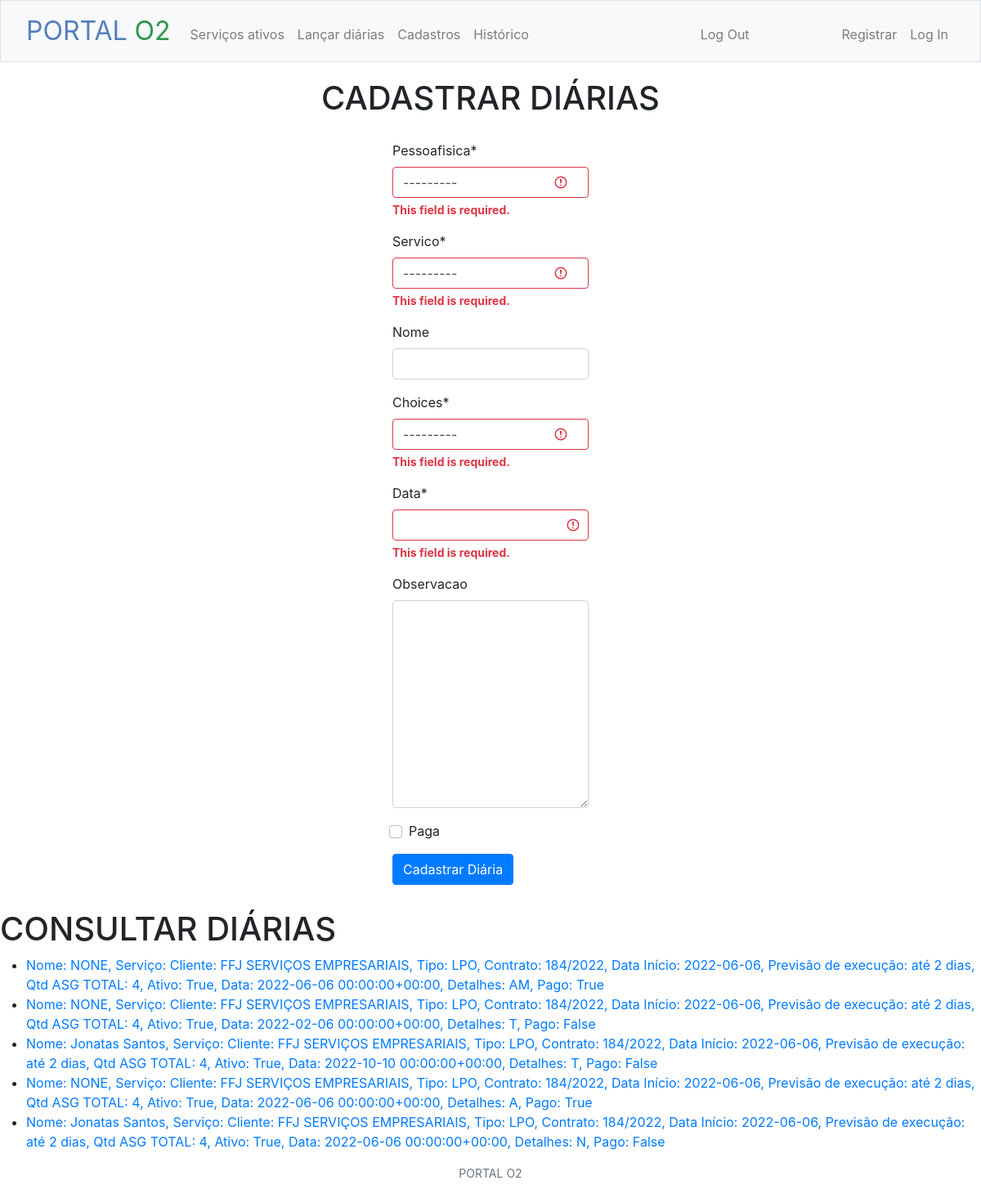
The app's page /diarias (signed in) with its own data.
### O2site/models.py (models this page shows, shortened)
class PessoaFisica(models.Model):
    PF_TIPO = (
        ("CLIENTE", "CLIENTE"),
        ("FUNCIONÁRIO", "FUNCIONÁRIO"),
     )
    PF_CARGO = (
        ("CLT", "CLT"),
        ("DIARISTA", "DIARISTA"),
        ("CLIENTE", "CLIENTE"),
     )
    nome = models.CharField(blank=False, max_length=100)
    cpf = models.CharField(blank=False, max_length=20)
    endereco = models.CharField(blank=True, max_length=200)
    email = models.CharField(blank=True, max_length=50)
    telefone = models.CharField(blank=True, max_length=20)
    tipo = models.CharField(blank=False, choices=PF_TIPO, null=False, max_length=20) # cliente, funcionário, etc
    cargo = models.CharField(blank=True, choices=PF_CARGO, null=True, max_length=20) # ASG
    cadastro = models.DateField(auto_now_add=True)
    def __str__(self):
        return f"Nome: {self.nome}, Tipo: {self.tipo}, cargo: {self.cargo}, Data de cadastro: {self.cadastro}"

class Diaria(models.Model):
    DIARIA_CHOICES = (
        ("N", "NÃO"),
        ("T", "TRANSPORTE"),
        ("A", "ALIMENTAÇÃO"),
        ("AM", "ALIMENTAÇÃO + TRANSPORTE")
    )
    pessoafisica = models.ForeignKey('PessoaFisica', on_delete=models.CASCADE)
    servico = models.ForeignKey('Servico', blank=False, on_delete=models.CASCADE)
    nome = models.CharField(blank=True, max_length=100)
    choices = models.CharField(blank=False, choices=DIARIA_CHOICES, null=False, max_length=2)
    data = models.DateTimeField(null=False, blank=False)
    observacao = models.TextField(blank=True)
    paga = models.BooleanField(default=False)
    def __str__(self):
        return f"Nome: {self.pessoafisica.nome}, Serviço: {self.servico}, Data: {self.data}, Detalhes: {self.choices}, Pago: {self.paga}"

class Servico(models.Model):
    pessoafisica = models.ForeignKey('PessoaFisica', blank=True, on_delete=models.CASCADE)
    pessoajuridica = models.ForeignKey('PessoaJuridica', blank=True, on_delete=models.CASCADE)
    tag = models.CharField(blank=True, max_length=50)
    contrato = models.ForeignKey('Contrato', on_delete=models.CASCADE)
    qtd_asg = models.IntegerField(blank=False)
    observacao = models.TextField(blank=True)
    endereco = models.CharField(blank=False, max_length=200)
    ativo = models.BooleanField(default=True)
    def __str__(self):
        return f"Cliente: {self.pessoajuridica.razao_social}, Tipo: {self.tag}, Contrato: {self.contrato.n_ct}, Data Início: {self.contrato.data_inicio}, Previsão de execução: até {self.contrato.previsao_execucao} dias, Qtd ASG TOTAL: {self.qtd_asg}, Ativo: {self.ativo}"

class PessoaJuridica(models.Model):
    PJ_CHOICES = (
        ("CLIENTE", "CLIENTE"),
        ("FORNECEDOR", "FORNECEDOR"),
    )
    razao_social = models.CharField(blank=False, max_length=100)
    cnpj = models.CharField(blank=False, max_length=30)
    endereco = models.CharField(blank=True, max_length=200)
    email = models.CharField(blank=True, max_length=50)
    telefone = models.CharField(blank=True, max_length=20)
    tipo = models.CharField(blank=False, choices=PJ_CHOICES, null=False, max_length=20) # cliente, fornecedor, etc
    pessoafisica = models.ManyToManyField(PessoaFisica, blank=True, related_name="PessoasJuridicas")

class Contrato(models.Model):
    pessoafisica = models.ForeignKey('PessoaFisica', blank=True, on_delete=models.CASCADE)
    pessoajuridica = models.ForeignKey('PessoaJuridica', blank=True, on_delete=models.CASCADE)
    n_ct = models.CharField(blank=False, max_length=20)
    area = models.IntegerField(blank=False)
    valor = models.FloatField(blank=False)
    data_inicio = models.DateField(blank=False)
    previsao_execucao = models.IntegerField(blank=False)
    ativo = models.BooleanField(default=True)

### O2site/views.py (the view)
# urls.py: path("diarias", views.diarias, name="diarias"),
@login_required(login_url='login')
def diarias(request):
    form = forms.Diarias(request.POST)
    if form.is_valid():
        print(form.cleaned_data)
        form.save()
        return HttpResponseRedirect('diarias')
    return render(request, "diarias.html", {"form":form, "diarias":Diaria.objects.all()})

### O2site/forms.py
class Diarias(forms.ModelForm):
    class Meta:
        model = models.Diaria
        fields = "__all__"

### O2site/templates/diarias.html (shortened to what this page needs)
{% extends "layout.html" %}
{% load crispy_forms_tags %}
{% block main %}
<div>
    <div style="display: flex; align-items: center; justify-content: center; padding: 20px">
        <h1>CADASTRAR DIÁRIAS</h1>
    </div>
    <div class="Div01">
        <form method="POST">
            {{ form|crispy }}
         <button type="submit" class="btn btn-primary">Cadastrar Diária</button>
        </form>
     </div>
        <div style="padding-top:30px">
            <h1>CONSULTAR DIÁRIAS</h1>
            <div style="flex">
                <ul style="align-items:center">
                    {% for diaria in diarias %}
                    <li> <a href={% url 'update' item_id=diaria.id %}>{{ diaria }} </a></li>
                    {% endfor %}
                </ul>
            </div>
        </div>
</div>
        {% endblock %}

### O2site/templates/layout.html (shortened to what this page needs)
<!DOCTYPE html>
<html lang="en">
<head>
    <link href="https://cdn.jsdelivr.net/npm/bootstrap@5.1.3/dist/css/bootstrap.min.css" rel="stylesheet">
    <link href="/static/styles.css" rel="stylesheet">
    <link rel="stylesheet" href="https://cdn.jsdelivr.net/npm/bootstrap@4.6.1/dist/css/bootstrap.min.css">
</head>
<body>
    <nav class="bg-light border navbar navbar-expand-md navbar-light">
        <div class="container-fluid">
            <a class="navbar-brand" href="/"><span class="blue">PORTAL</span><span class="green"> O2</span></a>
            <div class="collapse navbar-collapse" id="navbar">
                <ul class="navbar-nav me-auto mt-2">
                    <li class="nav-item"><a class="nav-link" href="/servicoativo">Serviços ativos</a></li>
                    <li class="nav-item"><a class="nav-link" href="/diarias">Lançar diárias</a></li>
                    <li class="nav-item"><a class="nav-link" href="/cadastros">Cadastros</a></li>
                    <li class="nav-item"><a class="nav-link" href="/historico">Histórico</a></li>
                </ul>
                <ul class="navbar-nav ms-auto mt-2">
                    <li class="nav-item"><a class="nav-link" href="/logout">Log Out</a></li>
                </ul>
                <ul class="navbar-nav ms-auto mt-2">
                    <li class="nav-item"><a class="nav-link" href="/register">Registrar</a></li>
                    <li class="nav-item"><a class="nav-link" href="/login">Log In</a></li>
                </ul>
            </div>
        </div>
    </nav>
    <main>
        {% block main %}
        {% endblock %}
    </main>
    <footer class="mb-5 small text-center text-muted">
        <a>PORTAL O2</a>
    </footer>
</body>
</html>

### O2site/static/styles.css (style rules this page uses)
nav .navbar-brand { font-size: xx-large; align-items: center; }
nav .navbar-brand .blue { color: #537fbe; }
nav .navbar-brand .green { color: #2e944b; }
.Div01 { margin: auto; width: 20%; }

### records on screen
Diaria: pessoafisica+servico+data "Nome: NONE, Serviço: Cliente: FFJ SERVIÇOS EMPRESARIAIS, Tipo: LPO, Contrato: 184/2022, Data Início: 2022-06-06, Previsão de execução: até 2 dias, Qtd ASG TOTAL: 4, Ativo: True, Data: 2022-06-06 00:00:00+00:00, Detalhes: AM, Pago: True"
Diaria: pessoafisica+servico+data "Nome: NONE, Serviço: Cliente: FFJ SERVIÇOS EMPRESARIAIS, Tipo: LPO, Contrato: 184/2022, Data Início: 2022-06-06, Previsão de execução: até 2 dias, Qtd ASG TOTAL: 4, Ativo: True, Data: 2022-02-06 00:00:00+00:00, Detalhes: T, Pago: False"
Diaria: pessoafisica+servico+data "Nome: Jonatas Santos, Serviço: Cliente: FFJ SERVIÇOS EMPRESARIAIS, Tipo: LPO, Contrato: 184/2022, Data Início: 2022-06-06, Previsão de execução: até 2 dias, Qtd ASG TOTAL: 4, Ativo: True, Data: 2022-10-10 00:00:00+00:00, Detalhes: T, Pago: False"
Diaria: pessoafisica+servico+data "Nome: NONE, Serviço: Cliente: FFJ SERVIÇOS EMPRESARIAIS, Tipo: LPO, Contrato: 184/2022, Data Início: 2022-06-06, Previsão de execução: até 2 dias, Qtd ASG TOTAL: 4, Ativo: True, Data: 2022-06-06 00:00:00+00:00, Detalhes: A, Pago: True"
Diaria: pessoafisica+servico+data "Nome: Jonatas Santos, Serviço: Cliente: FFJ SERVIÇOS EMPRESARIAIS, Tipo: LPO, Contrato: 184/2022, Data Início: 2022-06-06, Previsão de execução: até 2 dias, Qtd ASG TOTAL: 4, Ativo: True, Data: 2022-06-06 00:00:00+00:00, Detalhes: N, Pago: False"
